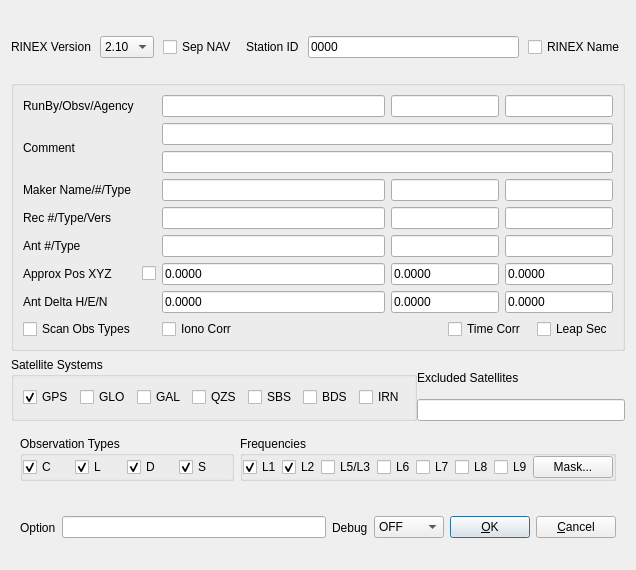
<?xml version="1.0" encoding="UTF-8"?>
<ui version="4.0">
 <class>ConvOptDialog</class>
 <widget class="QWidget" name="ConvOptDialog">
  <property name="geometry">
   <rect>
    <x>0</x>
    <y>0</y>
    <width>636</width>
    <height>570</height>
   </rect>
  </property>
  <property name="windowTitle">
   <string>Options</string>
  </property>
  <property name="toolTip">
   <string/>
  </property>
  <layout class="QVBoxLayout" name="verticalLayout">
   <item>
    <widget class="QWidget" name="widget_2" native="true">
     <layout class="QHBoxLayout" name="horizontalLayout_5">
      <property name="spacing">
       <number>9</number>
      </property>
      <property name="leftMargin">
       <number>0</number>
      </property>
      <property name="rightMargin">
       <number>0</number>
      </property>
      <property name="bottomMargin">
       <number>0</number>
      </property>
      <item>
       <widget class="QLabel" name="Label9">
        <property name="enabled">
         <bool>true</bool>
        </property>
        <property name="toolTip">
         <string/>
        </property>
        <property name="text">
         <string>RINEX Version</string>
        </property>
       </widget>
      </item>
      <item>
       <widget class="QComboBox" name="RnxVer">
        <property name="enabled">
         <bool>true</bool>
        </property>
        <property name="toolTip">
         <string/>
        </property>
        <item>
         <property name="text">
          <string>2.10</string>
         </property>
        </item>
        <item>
         <property name="text">
          <string>2.11</string>
         </property>
        </item>
        <item>
         <property name="text">
          <string>2.12</string>
         </property>
        </item>
        <item>
         <property name="text">
          <string>3.00</string>
         </property>
        </item>
        <item>
         <property name="text">
          <string>3.01</string>
         </property>
        </item>
        <item>
         <property name="text">
          <string>3.02</string>
         </property>
        </item>
        <item>
         <property name="text">
          <string>3.03</string>
         </property>
        </item>
       </widget>
      </item>
      <item>
       <widget class="QCheckBox" name="ChkSepNav">
        <property name="text">
         <string>Sep NAV</string>
        </property>
       </widget>
      </item>
      <item>
       <widget class="QLabel" name="Label12">
        <property name="enabled">
         <bool>true</bool>
        </property>
        <property name="toolTip">
         <string/>
        </property>
        <property name="text">
         <string>Station ID</string>
        </property>
       </widget>
      </item>
      <item>
       <widget class="QLineEdit" name="RnxCode">
        <property name="enabled">
         <bool>true</bool>
        </property>
        <property name="toolTip">
         <string/>
        </property>
        <property name="text">
         <string>0000</string>
        </property>
        <property name="maxLength">
         <number>4</number>
        </property>
       </widget>
      </item>
      <item>
       <widget class="QCheckBox" name="RnxFile">
        <property name="toolTip">
         <string/>
        </property>
        <property name="text">
         <string>RINEX Name</string>
        </property>
        <property name="checked">
         <bool>false</bool>
        </property>
       </widget>
      </item>
     </layout>
    </widget>
   </item>
   <item>
    <widget class="QGroupBox" name="GroupBox1">
     <property name="toolTip">
      <string/>
     </property>
     <property name="title">
      <string/>
     </property>
     <layout class="QGridLayout" name="gridLayout">
      <item row="0" column="0">
       <widget class="QLabel" name="Label2">
        <property name="enabled">
         <bool>true</bool>
        </property>
        <property name="toolTip">
         <string/>
        </property>
        <property name="text">
         <string>RunBy/Obsv/Agency</string>
        </property>
       </widget>
      </item>
      <item row="0" column="2">
       <widget class="QLineEdit" name="RunBy">
        <property name="enabled">
         <bool>true</bool>
        </property>
        <property name="toolTip">
         <string/>
        </property>
        <property name="text">
         <string/>
        </property>
       </widget>
      </item>
      <item row="0" column="3" colspan="2">
       <widget class="QLineEdit" name="Name0">
        <property name="enabled">
         <bool>true</bool>
        </property>
        <property name="toolTip">
         <string/>
        </property>
        <property name="text">
         <string/>
        </property>
       </widget>
      </item>
      <item row="0" column="5" colspan="2">
       <widget class="QLineEdit" name="Name1">
        <property name="enabled">
         <bool>true</bool>
        </property>
        <property name="toolTip">
         <string/>
        </property>
        <property name="text">
         <string/>
        </property>
       </widget>
      </item>
      <item row="1" column="0" rowspan="2">
       <widget class="QLabel" name="Label10">
        <property name="enabled">
         <bool>true</bool>
        </property>
        <property name="toolTip">
         <string/>
        </property>
        <property name="text">
         <string>Comment</string>
        </property>
       </widget>
      </item>
      <item row="1" column="2" colspan="5">
       <widget class="QLineEdit" name="Comment0">
        <property name="enabled">
         <bool>true</bool>
        </property>
        <property name="toolTip">
         <string/>
        </property>
        <property name="text">
         <string/>
        </property>
       </widget>
      </item>
      <item row="2" column="2" colspan="5">
       <widget class="QLineEdit" name="Comment1">
        <property name="enabled">
         <bool>true</bool>
        </property>
        <property name="toolTip">
         <string/>
        </property>
        <property name="text">
         <string/>
        </property>
       </widget>
      </item>
      <item row="3" column="0">
       <widget class="QLabel" name="Label1">
        <property name="enabled">
         <bool>true</bool>
        </property>
        <property name="toolTip">
         <string/>
        </property>
        <property name="text">
         <string>Maker Name/#/Type</string>
        </property>
       </widget>
      </item>
      <item row="3" column="2">
       <widget class="QLineEdit" name="Marker">
        <property name="enabled">
         <bool>true</bool>
        </property>
        <property name="toolTip">
         <string/>
        </property>
        <property name="text">
         <string/>
        </property>
       </widget>
      </item>
      <item row="3" column="3" colspan="2">
       <widget class="QLineEdit" name="MarkerNo">
        <property name="enabled">
         <bool>true</bool>
        </property>
        <property name="toolTip">
         <string/>
        </property>
        <property name="text">
         <string/>
        </property>
       </widget>
      </item>
      <item row="3" column="5" colspan="2">
       <widget class="QLineEdit" name="MarkerType">
        <property name="enabled">
         <bool>true</bool>
        </property>
        <property name="toolTip">
         <string/>
        </property>
        <property name="text">
         <string/>
        </property>
       </widget>
      </item>
      <item row="4" column="0">
       <widget class="QLabel" name="Label4">
        <property name="enabled">
         <bool>true</bool>
        </property>
        <property name="toolTip">
         <string/>
        </property>
        <property name="text">
         <string>Rec #/Type/Vers</string>
        </property>
       </widget>
      </item>
      <item row="4" column="2">
       <widget class="QLineEdit" name="Rec0">
        <property name="enabled">
         <bool>true</bool>
        </property>
        <property name="toolTip">
         <string/>
        </property>
        <property name="text">
         <string/>
        </property>
       </widget>
      </item>
      <item row="4" column="3" colspan="2">
       <widget class="QLineEdit" name="Rec1">
        <property name="enabled">
         <bool>true</bool>
        </property>
        <property name="toolTip">
         <string/>
        </property>
        <property name="text">
         <string/>
        </property>
       </widget>
      </item>
      <item row="4" column="5" colspan="2">
       <widget class="QLineEdit" name="Rec2">
        <property name="enabled">
         <bool>true</bool>
        </property>
        <property name="toolTip">
         <string/>
        </property>
        <property name="text">
         <string/>
        </property>
       </widget>
      </item>
      <item row="5" column="2">
       <widget class="QLineEdit" name="Ant0">
        <property name="enabled">
         <bool>true</bool>
        </property>
        <property name="toolTip">
         <string/>
        </property>
        <property name="text">
         <string/>
        </property>
       </widget>
      </item>
      <item row="5" column="3" colspan="2">
       <widget class="QLineEdit" name="Ant1">
        <property name="enabled">
         <bool>true</bool>
        </property>
        <property name="toolTip">
         <string/>
        </property>
        <property name="text">
         <string/>
        </property>
       </widget>
      </item>
      <item row="5" column="5" colspan="2">
       <widget class="QLineEdit" name="Ant2">
        <property name="enabled">
         <bool>true</bool>
        </property>
        <property name="toolTip">
         <string/>
        </property>
        <property name="text">
         <string/>
        </property>
       </widget>
      </item>
      <item row="6" column="0">
       <widget class="QLabel" name="Label6">
        <property name="enabled">
         <bool>true</bool>
        </property>
        <property name="toolTip">
         <string/>
        </property>
        <property name="text">
         <string>Approx Pos XYZ</string>
        </property>
       </widget>
      </item>
      <item row="6" column="1">
       <widget class="QCheckBox" name="AutoPos">
        <property name="toolTip">
         <string/>
        </property>
        <property name="text">
         <string/>
        </property>
        <property name="checked">
         <bool>false</bool>
        </property>
       </widget>
      </item>
      <item row="6" column="2">
       <widget class="QLineEdit" name="AppPos0">
        <property name="enabled">
         <bool>true</bool>
        </property>
        <property name="toolTip">
         <string/>
        </property>
        <property name="text">
         <string>0.0000</string>
        </property>
       </widget>
      </item>
      <item row="6" column="3" colspan="2">
       <widget class="QLineEdit" name="AppPos1">
        <property name="enabled">
         <bool>true</bool>
        </property>
        <property name="toolTip">
         <string/>
        </property>
        <property name="text">
         <string>0.0000</string>
        </property>
       </widget>
      </item>
      <item row="6" column="5" colspan="2">
       <widget class="QLineEdit" name="AppPos2">
        <property name="enabled">
         <bool>true</bool>
        </property>
        <property name="toolTip">
         <string/>
        </property>
        <property name="text">
         <string>0.0000</string>
        </property>
       </widget>
      </item>
      <item row="7" column="2">
       <widget class="QLineEdit" name="AntDel0">
        <property name="enabled">
         <bool>true</bool>
        </property>
        <property name="toolTip">
         <string/>
        </property>
        <property name="text">
         <string>0.0000</string>
        </property>
       </widget>
      </item>
      <item row="7" column="3" colspan="2">
       <widget class="QLineEdit" name="AntDel1">
        <property name="enabled">
         <bool>true</bool>
        </property>
        <property name="toolTip">
         <string/>
        </property>
        <property name="text">
         <string>0.0000</string>
        </property>
       </widget>
      </item>
      <item row="7" column="5" colspan="2">
       <widget class="QLineEdit" name="AntDel2">
        <property name="enabled">
         <bool>true</bool>
        </property>
        <property name="toolTip">
         <string/>
        </property>
        <property name="text">
         <string>0.0000</string>
        </property>
       </widget>
      </item>
      <item row="8" column="0">
       <widget class="QCheckBox" name="ScanObs">
        <property name="toolTip">
         <string/>
        </property>
        <property name="text">
         <string>Scan Obs Types</string>
        </property>
        <property name="checked">
         <bool>false</bool>
        </property>
       </widget>
      </item>
      <item row="8" column="2" colspan="2">
       <widget class="QCheckBox" name="OutIono">
        <property name="toolTip">
         <string/>
        </property>
        <property name="text">
         <string>Iono Corr</string>
        </property>
        <property name="checked">
         <bool>false</bool>
        </property>
       </widget>
      </item>
      <item row="8" column="4" colspan="2">
       <widget class="QCheckBox" name="OutTime">
        <property name="toolTip">
         <string/>
        </property>
        <property name="text">
         <string>Time Corr</string>
        </property>
        <property name="checked">
         <bool>false</bool>
        </property>
       </widget>
      </item>
      <item row="8" column="6">
       <widget class="QCheckBox" name="OutLeaps">
        <property name="toolTip">
         <string/>
        </property>
        <property name="text">
         <string>Leap Sec</string>
        </property>
        <property name="checked">
         <bool>false</bool>
        </property>
       </widget>
      </item>
      <item row="7" column="0">
       <widget class="QLabel" name="Label7">
        <property name="enabled">
         <bool>true</bool>
        </property>
        <property name="toolTip">
         <string/>
        </property>
        <property name="text">
         <string>Ant Delta H/E/N</string>
        </property>
       </widget>
      </item>
      <item row="5" column="0">
       <widget class="QLabel" name="Label5">
        <property name="enabled">
         <bool>true</bool>
        </property>
        <property name="toolTip">
         <string/>
        </property>
        <property name="text">
         <string>Ant #/Type</string>
        </property>
       </widget>
      </item>
     </layout>
    </widget>
   </item>
   <item>
    <widget class="QWidget" name="widget_3" native="true">
     <layout class="QGridLayout" name="gridLayout_2">
      <property name="leftMargin">
       <number>0</number>
      </property>
      <property name="topMargin">
       <number>0</number>
      </property>
      <property name="rightMargin">
       <number>0</number>
      </property>
      <property name="bottomMargin">
       <number>0</number>
      </property>
      <property name="spacing">
       <number>0</number>
      </property>
      <item row="2" column="2">
       <widget class="QLineEdit" name="ExSats">
        <property name="enabled">
         <bool>true</bool>
        </property>
        <property name="toolTip">
         <string/>
        </property>
        <property name="text">
         <string/>
        </property>
       </widget>
      </item>
      <item row="1" column="2">
       <widget class="QLabel" name="Label11">
        <property name="enabled">
         <bool>true</bool>
        </property>
        <property name="toolTip">
         <string/>
        </property>
        <property name="text">
         <string>Excluded Satellites</string>
        </property>
       </widget>
      </item>
      <item row="1" column="1" rowspan="2">
       <widget class="QGroupBox" name="GroupBox2">
        <property name="toolTip">
         <string/>
        </property>
        <property name="title">
         <string>Satellite Systems</string>
        </property>
        <layout class="QHBoxLayout" name="horizontalLayout">
         <item>
          <widget class="QCheckBox" name="Nav1">
           <property name="toolTip">
            <string/>
           </property>
           <property name="text">
            <string>GPS</string>
           </property>
           <property name="checked">
            <bool>true</bool>
           </property>
          </widget>
         </item>
         <item>
          <widget class="QCheckBox" name="Nav2">
           <property name="toolTip">
            <string/>
           </property>
           <property name="text">
            <string>GLO</string>
           </property>
           <property name="checked">
            <bool>false</bool>
           </property>
          </widget>
         </item>
         <item>
          <widget class="QCheckBox" name="Nav3">
           <property name="toolTip">
            <string/>
           </property>
           <property name="text">
            <string>GAL</string>
           </property>
           <property name="checked">
            <bool>false</bool>
           </property>
          </widget>
         </item>
         <item>
          <widget class="QCheckBox" name="Nav4">
           <property name="toolTip">
            <string/>
           </property>
           <property name="text">
            <string>QZS</string>
           </property>
           <property name="checked">
            <bool>false</bool>
           </property>
          </widget>
         </item>
         <item>
          <widget class="QCheckBox" name="Nav5">
           <property name="toolTip">
            <string/>
           </property>
           <property name="text">
            <string>SBS</string>
           </property>
           <property name="checked">
            <bool>false</bool>
           </property>
          </widget>
         </item>
         <item>
          <widget class="QCheckBox" name="Nav6">
           <property name="toolTip">
            <string/>
           </property>
           <property name="text">
            <string>BDS</string>
           </property>
           <property name="checked">
            <bool>false</bool>
           </property>
          </widget>
         </item>
         <item>
          <widget class="QCheckBox" name="Nav7">
           <property name="text">
            <string>IRN</string>
           </property>
          </widget>
         </item>
        </layout>
       </widget>
      </item>
     </layout>
    </widget>
   </item>
   <item>
    <widget class="QWidget" name="widget_4" native="true">
     <layout class="QHBoxLayout" name="horizontalLayout_6">
      <item>
       <widget class="QGroupBox" name="GroupBox3">
        <property name="toolTip">
         <string/>
        </property>
        <property name="title">
         <string>Observation Types</string>
        </property>
        <layout class="QHBoxLayout" name="horizontalLayout_2">
         <property name="spacing">
          <number>0</number>
         </property>
         <property name="leftMargin">
          <number>0</number>
         </property>
         <property name="topMargin">
          <number>0</number>
         </property>
         <property name="rightMargin">
          <number>0</number>
         </property>
         <property name="bottomMargin">
          <number>0</number>
         </property>
         <item>
          <widget class="QCheckBox" name="Obs1">
           <property name="toolTip">
            <string/>
           </property>
           <property name="text">
            <string>C</string>
           </property>
           <property name="checked">
            <bool>true</bool>
           </property>
          </widget>
         </item>
         <item>
          <widget class="QCheckBox" name="Obs2">
           <property name="toolTip">
            <string/>
           </property>
           <property name="text">
            <string>L</string>
           </property>
           <property name="checked">
            <bool>true</bool>
           </property>
          </widget>
         </item>
         <item>
          <widget class="QCheckBox" name="Obs3">
           <property name="toolTip">
            <string/>
           </property>
           <property name="text">
            <string>D</string>
           </property>
           <property name="checked">
            <bool>true</bool>
           </property>
          </widget>
         </item>
         <item>
          <widget class="QCheckBox" name="Obs4">
           <property name="toolTip">
            <string/>
           </property>
           <property name="text">
            <string>S</string>
           </property>
           <property name="checked">
            <bool>true</bool>
           </property>
          </widget>
         </item>
        </layout>
       </widget>
      </item>
      <item>
       <widget class="QGroupBox" name="GroupBox4">
        <property name="toolTip">
         <string/>
        </property>
        <property name="title">
         <string>Frequencies</string>
        </property>
        <layout class="QHBoxLayout" name="horizontalLayout_3">
         <property name="spacing">
          <number>0</number>
         </property>
         <property name="leftMargin">
          <number>0</number>
         </property>
         <property name="topMargin">
          <number>0</number>
         </property>
         <property name="rightMargin">
          <number>0</number>
         </property>
         <property name="bottomMargin">
          <number>0</number>
         </property>
         <item>
          <widget class="QCheckBox" name="Freq1">
           <property name="toolTip">
            <string/>
           </property>
           <property name="text">
            <string>L1</string>
           </property>
           <property name="checked">
            <bool>true</bool>
           </property>
          </widget>
         </item>
         <item>
          <widget class="QCheckBox" name="Freq2">
           <property name="toolTip">
            <string/>
           </property>
           <property name="text">
            <string>L2</string>
           </property>
           <property name="checked">
            <bool>true</bool>
           </property>
          </widget>
         </item>
         <item>
          <widget class="QCheckBox" name="Freq3">
           <property name="toolTip">
            <string/>
           </property>
           <property name="text">
            <string>L5/L3</string>
           </property>
           <property name="checked">
            <bool>false</bool>
           </property>
          </widget>
         </item>
         <item>
          <widget class="QCheckBox" name="Freq4">
           <property name="toolTip">
            <string/>
           </property>
           <property name="text">
            <string>L6</string>
           </property>
           <property name="checked">
            <bool>false</bool>
           </property>
          </widget>
         </item>
         <item>
          <widget class="QCheckBox" name="Freq5">
           <property name="toolTip">
            <string/>
           </property>
           <property name="text">
            <string>L7</string>
           </property>
           <property name="checked">
            <bool>false</bool>
           </property>
          </widget>
         </item>
         <item>
          <widget class="QCheckBox" name="Freq6">
           <property name="toolTip">
            <string/>
           </property>
           <property name="text">
            <string>L8</string>
           </property>
           <property name="checked">
            <bool>false</bool>
           </property>
          </widget>
         </item>
         <item>
          <widget class="QCheckBox" name="Freq7">
           <property name="text">
            <string>L9</string>
           </property>
          </widget>
         </item>
         <item>
          <widget class="QPushButton" name="BtnMask">
           <property name="enabled">
            <bool>true</bool>
           </property>
           <property name="toolTip">
            <string/>
           </property>
           <property name="text">
            <string>Mask...</string>
           </property>
          </widget>
         </item>
        </layout>
       </widget>
      </item>
     </layout>
    </widget>
   </item>
   <item>
    <widget class="QWidget" name="widget" native="true">
     <layout class="QHBoxLayout" name="horizontalLayout_4">
      <item>
       <widget class="QLabel" name="Label8">
        <property name="enabled">
         <bool>true</bool>
        </property>
        <property name="toolTip">
         <string/>
        </property>
        <property name="text">
         <string>Option</string>
        </property>
       </widget>
      </item>
      <item>
       <widget class="QLineEdit" name="RcvOption">
        <property name="enabled">
         <bool>true</bool>
        </property>
        <property name="toolTip">
         <string/>
        </property>
        <property name="text">
         <string/>
        </property>
       </widget>
      </item>
      <item>
       <widget class="QLabel" name="Label3">
        <property name="enabled">
         <bool>true</bool>
        </property>
        <property name="toolTip">
         <string/>
        </property>
        <property name="text">
         <string>Debug</string>
        </property>
       </widget>
      </item>
      <item>
       <widget class="QComboBox" name="TraceLevel">
        <property name="enabled">
         <bool>true</bool>
        </property>
        <property name="toolTip">
         <string/>
        </property>
        <item>
         <property name="text">
          <string>OFF</string>
         </property>
        </item>
        <item>
         <property name="text">
          <string>Level 1</string>
         </property>
        </item>
        <item>
         <property name="text">
          <string>Level 2</string>
         </property>
        </item>
        <item>
         <property name="text">
          <string>Level 3</string>
         </property>
        </item>
        <item>
         <property name="text">
          <string>Level 4</string>
         </property>
        </item>
        <item>
         <property name="text">
          <string>Level 5</string>
         </property>
        </item>
       </widget>
      </item>
      <item>
       <widget class="QPushButton" name="BtnOk">
        <property name="enabled">
         <bool>true</bool>
        </property>
        <property name="toolTip">
         <string/>
        </property>
        <property name="text">
         <string>&amp;OK</string>
        </property>
        <property name="autoDefault">
         <bool>true</bool>
        </property>
        <property name="default">
         <bool>true</bool>
        </property>
       </widget>
      </item>
      <item>
       <widget class="QPushButton" name="BtnCancel">
        <property name="enabled">
         <bool>true</bool>
        </property>
        <property name="toolTip">
         <string/>
        </property>
        <property name="text">
         <string>&amp;Cancel</string>
        </property>
       </widget>
      </item>
     </layout>
    </widget>
   </item>
  </layout>
  <zorder>GroupBox1</zorder>
  <zorder>widget</zorder>
  <zorder>widget_2</zorder>
  <zorder>widget_3</zorder>
  <zorder>widget_4</zorder>
 </widget>
 <resources/>
 <connections/>
</ui>
